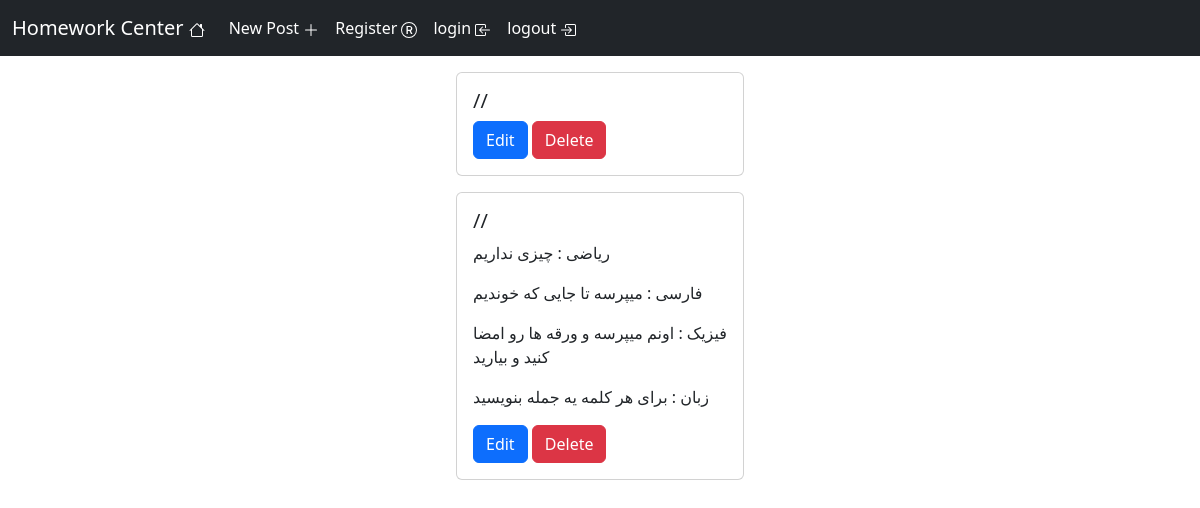
The app's page /, older data.
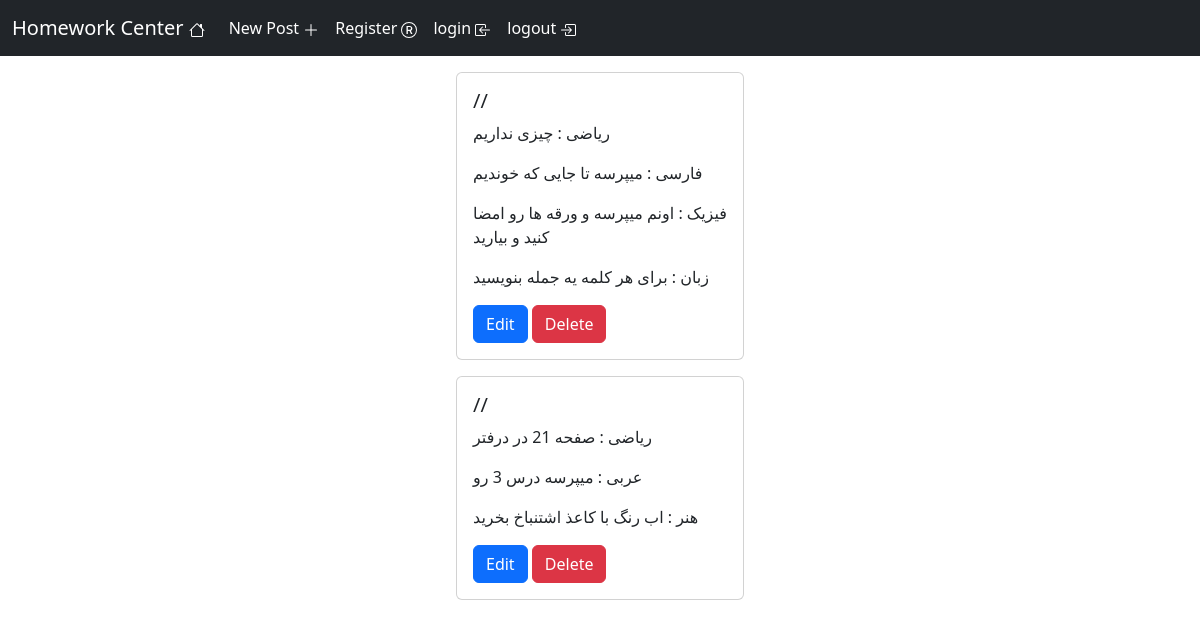
The same page, newer data.
### homework/models.py (models this page shows, shortened)
class WriteHomework(models.Model):
    date = models.DateField(blank=False)
    math = models.CharField(max_length=100 , blank=True)
    literature = models.CharField(max_length=100 , blank=True)
    biology = models.CharField(max_length=100 , blank=True)
    physics = models.CharField(max_length=100 , blank=True)
    religious = models.CharField(max_length=100 , blank=True)
    Defense_readiness = models.CharField(max_length=100 , blank=True)
    Social_studies = models.CharField(max_length=100 , blank=True)
    english = models.CharField(max_length=100 , blank=True)
    conversation = models.CharField(max_length=100 , blank=True)
    arabic = models.CharField(max_length=100 , blank=True)
    quran = models.CharField(max_length=100 , blank=True)
    writeing = models.CharField(max_length=100 , blank=True)
    art = models.CharField(max_length=100 , blank=True)

### main/views.py (the view)
# urls.py: path('',views.MainPage.as_view(),name='main_page'),
class MainPage(View):
    def get(self,request):
        allmodels = models.WriteHomework.objects.all()
        for model in allmodels:
            miladi_date = date(year=model.date.year,month=model.date.month,day=model.date.day).togregorian()
            shamsi_date = date.fromgregorian(year = miladi_date.year , month = miladi_date.month , day = miladi_date.day)
            model.date = f"{shamsi_date.year}/{shamsi_date.month}/{shamsi_date.day} {shamsi_date.strftime('%A')}"
        sorted_models = sorted(allmodels, key=lambda x: x.date, reverse=True)
        return render(request,'main/mainpage.html',{"models":sorted_models})

### main/templates/main/mainpage.html (shortened to what this page needs)
{% extends "base.html" %}
{% block body %}
    {% for model in models%}
        <div class="card mx-auto mt-3 rounded" style="width: 18rem;">
            <div class="card-body">
                <h5 class="card-title">{{model.date}}</h5>
                {% if model.math != '' %}
                    <p class="card-text">ریاضی : {{model.math}}</p>
                {% endif %}
                {% if model.literature != '' %}
                    <p class="card-text">فارسی : {{model.literature}}</p>
                {% endif %}
                {% if model.physics != '' %}
                    <p class="card-text">فیزیک : {{model.physics}}</p>
                {% endif %}
                {% if model.english != '' %}
                    <p class="card-text">زبان : {{model.english}}</p>
                {% endif %}
                {% if model.arabic != '' %}
                    <p class="card-text">عربی : {{model.arabic}}</p>
                {% endif %}
                {% if model.art != '' %}
                    <p class="card-text">هنر : {{model.art}}</p>
                {% endif %}
                <a href="#" class="btn btn-primary">Edit</a>
                <a href="#" class="btn btn-danger">Delete</a>
            </div>
        </div>
    {% endfor %}
{% endblock body %}

Row changes from the older to the newer data that the page shows:
removed WriteHomework: date "//"
added WriteHomework: date "//", math "صفحه 21 در درفتر", arabic "میپرسه درس 3 رو", art "اب رنگ با کاعذ اشتنباخ بخرید"
